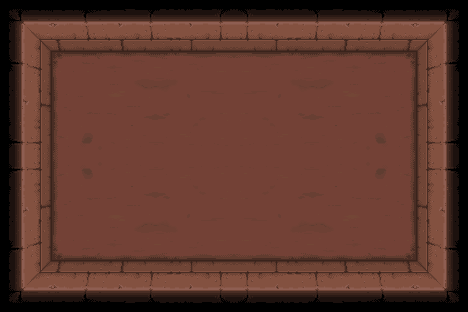

Below is a game level as drawn by its tile map, then a one-line description and the .tmx that defines it (tile-layer data replaced by summaries):
An orthogonal 2x2 tile map with 234x156 px tiles, 1 tile layer (Calque de Tile 1).

<map version="1.0" orientation="orthogonal" renderorder="right-down" width="2" height="2" tilewidth="234" tileheight="156" nextobjectid="1">
 <tileset firstgid="1" name="room" tilewidth="234" tileheight="156" tilecount="6">
  <image source="01_basement.png" width="468" height="468" />
 </tileset>
 <layer name="Calque de Tile 1" width="2" height="2">
  <data>[4 cells, 4 non-empty, 1 distinct tile ids]</data>
 </layer>
</map>
